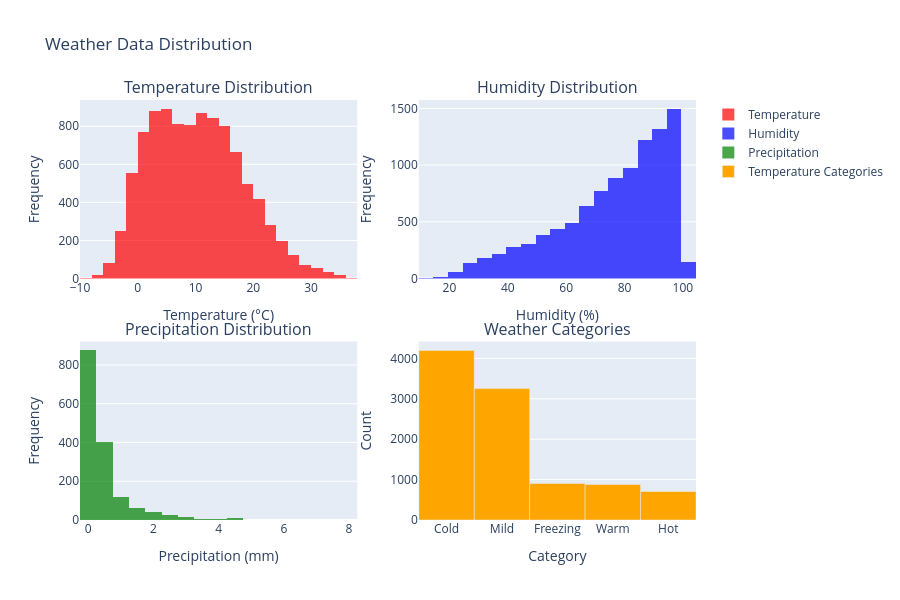

Notebook cell for this chart:
### Markdown cell above
## 8. Weather Data Exploration

### Code cell
# Weather data exploration
print("Weather Statistics:")
print("="*50)
weather_stats = df[['temperature_2m', 'relative_humidity_2m', 'precipitation']].describe()
print(weather_stats)

print("\nWeather Category Distributions:")
print("="*50)
print("Temperature Categories:")
print(df['temperature_category'].value_counts())
print("\nPrecipitation Categories:")
print(df['precipitation_category'].value_counts())

# Weather distribution plots
fig = make_subplots(rows=2, cols=2,
                    subplot_titles=('Temperature Distribution', 'Humidity Distribution',
                                  'Precipitation Distribution', 'Weather Categories'),
                    vertical_spacing=0.15, horizontal_spacing=0.1)

# Temperature histogram
fig.add_trace(go.Histogram(
    x=df['temperature_2m'],
    nbinsx=30,
    name='Temperature',
    marker_color='red',
    opacity=0.7
), row=1, col=1)

# Humidity histogram
fig.add_trace(go.Histogram(
    x=df['relative_humidity_2m'],
    nbinsx=30,
    name='Humidity',
    marker_color='blue',
    opacity=0.7
), row=1, col=2)

# Precipitation histogram (log scale for better visualization)
precipitation_data = df[df['precipitation'] > 0]['precipitation']  # Only non-zero values
if len(precipitation_data) > 0:
    fig.add_trace(go.Histogram(
        x=precipitation_data,
        nbinsx=20,
        name='Precipitation',
        marker_color='green',
        opacity=0.7
    ), row=2, col=1)

# Weather categories stacked bar
temp_cat_counts = df['temperature_category'].value_counts()
precip_cat_counts = df['precipitation_category'].value_counts()

fig.add_trace(go.Bar(
    x=temp_cat_counts.index,
    y=temp_cat_counts.values,
    name='Temperature Categories',
    marker_color='orange'
), row=2, col=2)

fig.update_layout(
    title='Weather Data Distribution',
    height=600,
    showlegend=True
)

fig.update_xaxes(title_text="Temperature (°C)", row=1, col=1)
fig.update_xaxes(title_text="Humidity (%)", row=1, col=2)
fig.update_xaxes(title_text="Precipitation (mm)", row=2, col=1)
fig.update_xaxes(title_text="Category", row=2, col=2)

fig.update_yaxes(title_text="Frequency", row=1, col=1)
fig.update_yaxes(title_text="Frequency", row=1, col=2)
fig.update_yaxes(title_text="Frequency", row=2, col=1)
fig.update_yaxes(title_text="Count", row=2, col=2)

fig.show()

### Figure 1 — Plotly figure (JSON) as saved in the notebook; plotly's stock layout.template omitted (floating-point values rounded to 4 significant figures; data arrays with more than 128 entries replaced by an {"elided": "..."} marker saying what was removed)
{"data": [{"marker": {"color": "red"}, "name": "Temperature", "nbinsx": 30, "opacity": 0.7, "type": "histogram", "x": {"elided": "9937 float values"}, "xaxis": "x", "yaxis": "y"}, {"marker": {"color": "blue"}, "name": "Humidity", "nbinsx": 30, "opacity": 0.7, "type": "histogram", "x": {"elided": "9937 int values"}, "xaxis": "x2", "yaxis": "y2"}, {"marker": {"color": "green"}, "name": "Precipitation", "nbinsx": 20, "opacity": 0.7, "type": "histogram", "x": {"elided": "1564 float values"}, "xaxis": "x3", "yaxis": "y3"}, {"marker": {"color": "orange"}, "name": "Temperature Categories", "type": "bar", "x": ["Cold", "Mild", "Freezing", "Warm", "Hot"], "xaxis": "x4", "y": [4197, 3252, 903, 878, 707], "yaxis": "y4"}], "layout": {"annotations": [{"font": {"size": 16}, "showarrow": false, "text": "Temperature Distribution", "x": 0.225, "xanchor": "center", "xref": "paper", "y": 1, "yanchor": "bottom", "yref": "paper"}, {"font": {"size": 16}, "showarrow": false, "text": "Humidity Distribution", "x": 0.775, "xanchor": "center", "xref": "paper", "y": 1, "yanchor": "bottom", "yref": "paper"}, {"font": {"size": 16}, "showarrow": false, "text": "Precipitation Distribution", "x": 0.225, "xanchor": "center", "xref": "paper", "y": 0.425, "yanchor": "bottom", "yref": "paper"}, {"font": {"size": 16}, "showarrow": false, "text": "Weather Categories", "x": 0.775, "xanchor": "center", "xref": "paper", "y": 0.425, "yanchor": "bottom", "yref": "paper"}], "height": 600, "showlegend": true, "title": {"text": "Weather Data Distribution"}, "xaxis": {"anchor": "y", "domain": [0, 0.45], "title": {"text": "Temperature (°C)"}}, "xaxis2": {"anchor": "y2", "domain": [0.55, 1], "title": {"text": "Humidity (%)"}}, "xaxis3": {"anchor": "y3", "domain": [0, 0.45], "title": {"text": "Precipitation (mm)"}}, "xaxis4": {"anchor": "y4", "domain": [0.55, 1], "title": {"text": "Category"}}, "yaxis": {"anchor": "x", "domain": [0.575, 1], "title": {"text": "Frequency"}}, "yaxis2": {"anchor": "x2", "domain": [0.575, 1], "title": {"text": "Frequency"}}, "yaxis3": {"anchor": "x3", "domain": [0, 0.425], "title": {"text": "Frequency"}}, "yaxis4": {"anchor": "x4", "domain": [0, 0.425], "title": {"text": "Count"}}}}
